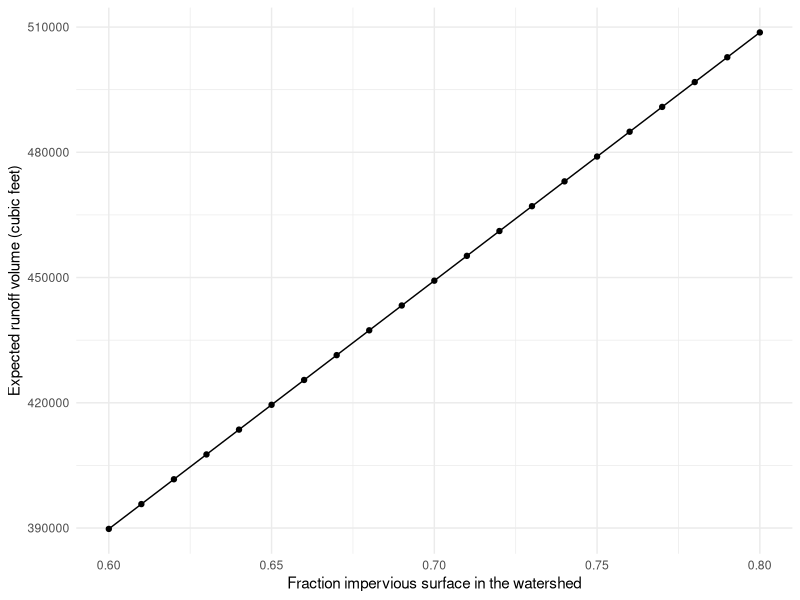
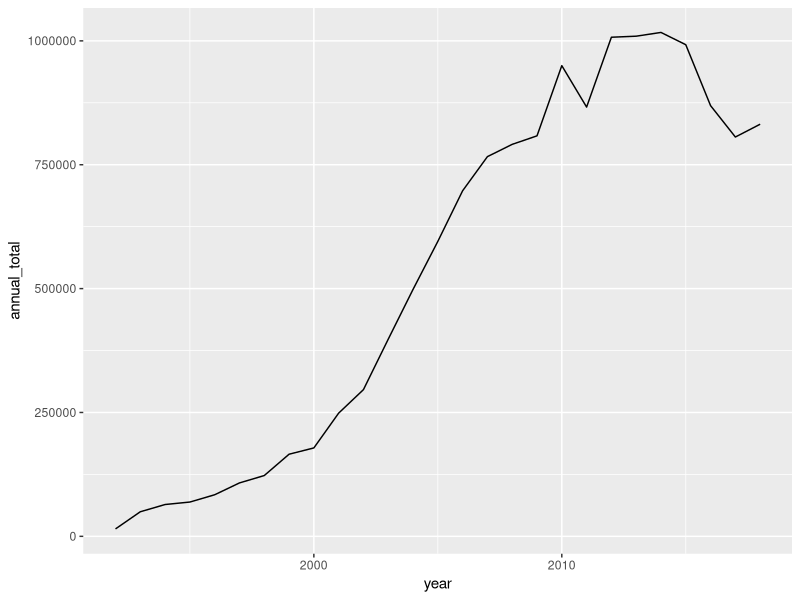
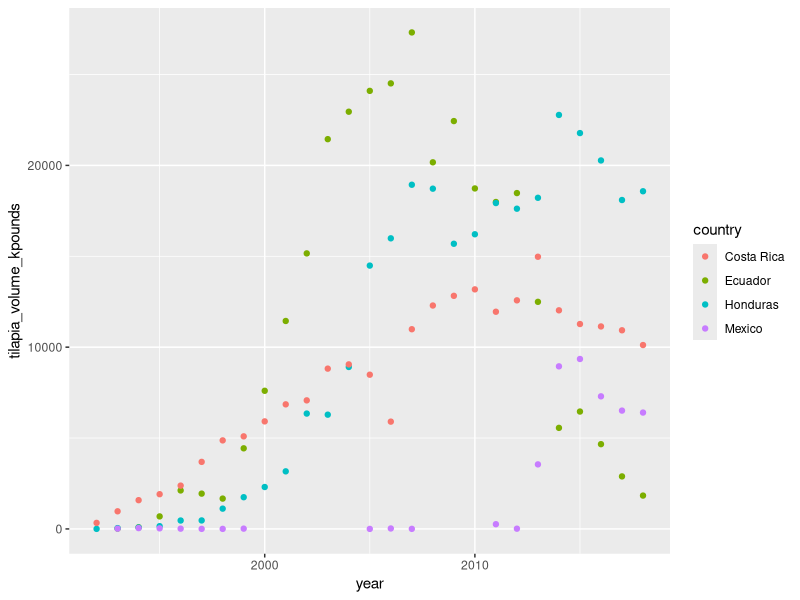

Reproduce these figures in R, in order.
## ---- chunk 1
#| include: false
#| warning: false
#| message: false
library(tidyverse)
## ---- chunk 2
predict_runoff <- function(frac_impervious, watershed_area) {
  
  ifelse(frac_impervious <= 1, TRUE, stop("NOPE"))
  
  runoff_coef <- 0.05 + 0.9 * frac_impervious
  runoff_volume <- 3630 * 1.0 * {runoff_coef} * watershed_area
  print(runoff_volume)
}
## ---- chunk 3
#' Estimate storm runoff volume
#'
#' @param frac_impervious 
#' @param watershed_area 
#'
#' @returns runoff_volume
#' @export
#'
#' @examples
#' 
predict_runoff <- function(frac_impervious, watershed_area) {
  
  ifelse(frac_impervious <= 1, TRUE, stop("NOPE"))
  
  runoff_coef <- 0.05 + 0.9 * frac_impervious
  runoff_volume <- 3630 * 1.0 * {runoff_coef} * watershed_area
  print(runoff_volume)
}
## ---- chunk 4
# Make the sequence of impervious fractions
impervious_sequence <- seq(from = 0.6, to = 0.8, by = 0.01)

# Make predictions for volume at all values of impervious fraction, for watershed area = 182
val <- predict_runoff(frac_impervious = impervious_sequence, watershed_area = 182)
## ---- chunk 5
runoff_df <- data.frame(impervious_sequence, val)
## ---- chunk 6
ggplot(data = runoff_df, aes(x = impervious_sequence, y = val)) +
  geom_point() +
  geom_line() +
  theme_minimal() +
  labs(x = "Fraction impervious surface in the watershed",
       y = "Expected runoff volume (cubic feet)")
## ---- chunk 7
#| include: false
#| message: false
#| warning: false

us_tilapia_imports <- read_csv(here::here("course-materials", "eod-practice", "data", "us_tilapia_imports.csv"))
## ---- chunk 8
names(us_tilapia_imports) # Check variable names
dim(us_tilapia_imports)  # Check number of rows and columns
## ---- chunk 9
us_tilapia_imports_long <- us_tilapia_imports |> 
  pivot_longer(cols = '1992':'2018', 
               names_to = 'year', 
               values_to = 'tilapia_volume_kpounds') |> 
  mutate(year = as.numeric(year))
## ---- chunk 10
yearly_tilapia_tot <- us_tilapia_imports_long |>  
  group_by(year) |> 
  summarize(annual_total = sum(tilapia_volume_kpounds, na.rm = TRUE))
## ---- chunk 11
ggplot(data = yearly_tilapia_tot, aes(x = year, y = annual_total)) +
  geom_line()
## ---- chunk 12
limited_us_tilapia <- us_tilapia_imports_long |> 
  filter(country %in% c("Ecuador", "Honduras", "Costa Rica", "Mexico"))
## ---- chunk 13
#| warning: false
ggplot(data = limited_us_tilapia, 
       aes(x = year, y = tilapia_volume_kpounds)) +
  geom_point(aes(color = country))
